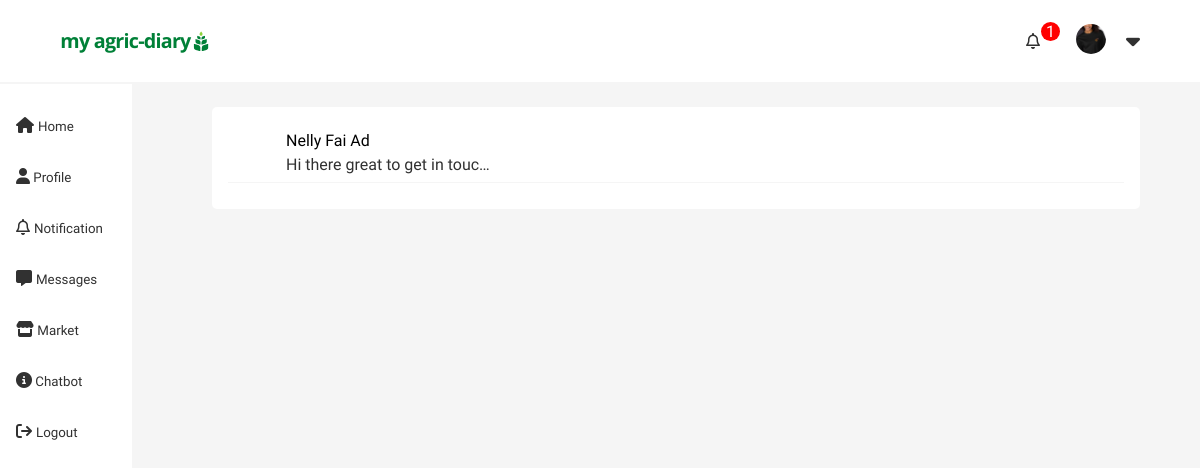
The page /chat/ (signed in) on the database as committed earlier.
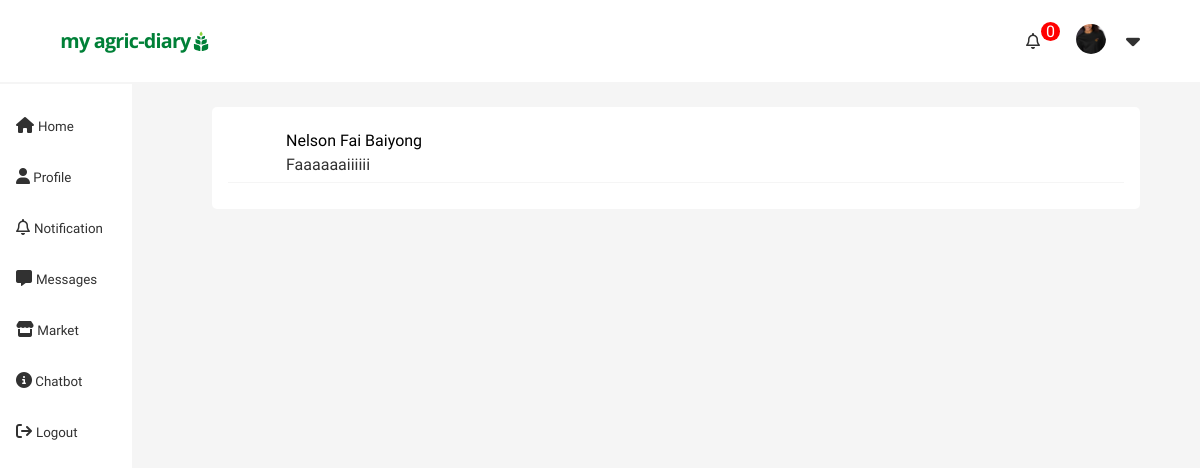
The same page on the database as committed later.
### chat/models.py (models this page shows)
class Thread(models.Model):
    first_person = models.ForeignKey(CustomUser, on_delete=models.CASCADE, null=True, blank=True, related_name='thread_first_person')
    second_person = models.ForeignKey(CustomUser, on_delete=models.CASCADE, null=True, blank=True,
                                     related_name='thread_second_person')
    updated = models.DateTimeField(auto_now=True)
    timestamp = models.DateTimeField(auto_now_add=True)
    objects = ThreadManager()
    class Meta:
        unique_together = ['first_person', 'second_person']

class ChatMessage(models.Model):
    thread = models.ForeignKey(Thread, null=True, blank=True, on_delete=models.CASCADE, related_name='chatmessage_thread')
    user = models.ForeignKey(CustomUser, on_delete=models.CASCADE)
    message = models.TextField()
    timestamp = models.DateTimeField(auto_now_add=True)
    date = models.DateTimeField(auto_now_add=True)

### account/models.py (models this page shows)
class CustomUser(AbstractUser):
    email = models.EmailField(unique=True)
    first_name = models.CharField( max_length=100 , blank=False)
    last_name= models.CharField( max_length=100 , blank=False )
    bio=models.CharField(max_length=400,blank=True, null=True)
    location = CountryField(blank_label='(select country)')
    profile_pic=models.ImageField( upload_to='profilepics/' ,blank=True, null=True,validators=[FileExtensionValidator(['jpg','png',])])
    is_student = models.BooleanField(default=False)
    course = models.CharField(max_length=100 ,blank=True, null=True)
    instituition = models.CharField(max_length=100 ,blank=True, null=True)
    profession=models.CharField(max_length=100 ,blank=True, null=True)
    company = models.CharField(max_length=100 ,blank=True, null=True)
    date_joined = models.DateTimeField( auto_now_add=True)
    is_active = models.BooleanField( default=True)
    username = None
    USERNAME_FIELD = 'email'
    REQUIRED_FIELDS = []
    objects = UserManager()
    def __str__(self):
        return self.last_name

### chat/views.py (the view)
# urls.py: path('',views.chat, name='chatlobby'),
@login_required
def chat (request):
    threads =Thread.objects.by_user(user=request.user).prefetch_related('chatmessage_thread').order_by('timestamp')
    print(f' NUM OF {threads}')
    context = {
        'threads': threads
    }
    return render(request, 'chat/chat.html', context)

### Friends/context_processors.py (called while the page is built)
def friendSuggestions(request):
        if request.user.is_authenticated:
            user = request.user
            network = Network.objects.get(user=request.user)
            friendsuggestions= suggestions(request,network=network)
            return {'friendsuggestions':friendsuggestions,'mynetwork':network}
        else:
                return {}

def suggestions(request, network):
    friends = network.following.all()
    user=request.user
    print(friends)
    suggestions =Network.objects.filter(
        following__in = friends).exclude(id=network.id).distinct()
    return suggestions

### chat/models.py (called while the page is built)
    def by_user(self, **kwargs):
        user=kwargs.get('user')
        lookup = Q(first_person= user ) | Q( second_person = user)
        qs = self.get_queryset().filter(lookup).distinct()
        return qs

### notification/context_processors.py (called while the page is built)
def notificationCount(request):
        if request.user.is_authenticated:
            user = request.user
            notification = NotificationUser.objects.get(user = user)
            count = notification.mynotification.all().filter(is_read = False)
            return {'count':count.count}
        else:
                return {}

### chat/templates/chat/chat.html (shortened to what this page needs)
{% extends 'main/base.html'%}
{% block content %}
{% load static %}
<div class="grid-container">
<main>
		{% for thread in threads %}
					<div class="contact-item">
							<a href=" {% url 'chatroom' thread.id %}">
								{% if thread.first_person == user %}
									<div class="flex">
										{% if thread.second_person.profile_pic %}
										 <span class="roundedprofile" style="background:url('{{ thread.second_person.profile_pic.url}}') ;background-position: center; background-size: contain;">
										</span>
										{% else %}
										<span><img src="https://encrypted-tbn0.gstatic.com/images?q=tbn:ANd9GcR9RzmCAKhjBMu6GN8LHxNLTw8Vt347xfIXWA&usqp=CAU" alt="" width="30px"></span>
										{% endif%}
										<div>
											<div class="contact-name"> {{ thread.second_person.get_full_name|title }} </div>
											<div class="lastmessage"> {{thread.chatmessage_thread.last.message | truncatechars:40 }} </div>
											<span> {{thread.chatmessage_thread.last.message.whenpublished}}</span>
										</div>
									</div>
								{% else %}
								<div class="flex">
									{% if thread.first_person.profile_pic %}
									<span class="roundedprofile" style="background:url('{{ thread.first_person.profile_pic.url}}') ;background-position: center; background-size: contain;">
									</span>
									{%else%}
									<img src="https://encrypted-tbn0.gstatic.com/images?q=tbn:ANd9GcR9RzmCAKhjBMu6GN8LHxNLTw8Vt347xfIXWA&usqp=CAU" alt="" width="30px">
									{%endif%}
									<div>
										<div class="contact-name"> {{ thread.first_person.get_full_name|title }} </div>
										<div class="lastmessage"> {{thread.chatmessage_thread.last.message | truncatechars:30 }} </div>
									</div>
								</div>
								{% endif %}
							</a>
					</div>
		{% endfor %}
</main>
</div>
{%endblock%}

### templates/main/base.html (shortened to what this page needs)
{% load static %}
<!DOCTYPE html>
<html lang="en">
<head>
    <link rel="stylesheet" href="{% static 'styles/mainstyle.css'%}">
    <link rel="stylesheet" href="{% static stylesheet %}">
</head>
<body>
        <header>
            <div class="logo">
             <a href="../../../">   <img src="{% static 'images/my agric-diary.png'%}" width="100%"></a>
            </div>
            <div class="header-right">
                    {% if request.user.is_authenticated %}
                            <span>
                                <a href="{% url 'notification' %}">
                                    <span class="notification-wrapper">
                                        <span class="notification-counter">
                                               <span><i class="fa-regular fa-bell"> </i> </span>
                                                <span id="counter"> {{count}} </span>
                                        </span>
                                    </span>
                                </a>
                            </span>
                        <span>
                            {% if request.user.profile_pic %}
                            <a href="{% url 'profile' request.user.id %}">
                                <div class="roundedprofile" style="background:url('{{request.user.profile_pic.url}}') ;background-position: center; background-size: contain;">  </div> </a>
                            {% else %}
                            <a href="{% url 'profile' request.user.id %}">   <img src="https://encrypted-tbn0.gstatic.com/images?q=tbn:ANd9GcR9RzmCAKhjBMu6GN8LHxNLTw8Vt347xfIXWA&usqp=CAU" alt="" width="30px"></a>
                            {% endif %}
                        </span>
                            <span class="dropdown">
                                <span class="dropbtn" onclick="myFunction(data='myDropdown{{article.id}}')"> <i class="fa-solid fa-caret-down"></i></span>
                              </span>
                    {% else %}
                        <span> <a href="{% url 'login' %}"> Login </a> </span>
                        <span> <a href="{% url 'signup' %}"> Signup </a></span>
                    {% endif %}
            </div>
        </header>
   <div class="flex-container">
    <div class="bodynav_right">
        <a href="../../../"> <i class="fa-solid fa-house"></i> <small> Home </small></a>
        <a href="{% url 'profile'  request.user.id %}"> <i class="fa-solid fa-user"></i><small>  Profile</small> </a>
        <a href="{% url 'notification' %}"> <i class="fa-regular fa-bell"></i> <small> Notification </small>  </a>
        <a href="{% url 'chatlobby' %}"> <i class="fa-solid fa-message"></i>  <small> Messages </small></a>
        <a href="{% url 'market' %}"> <i class="fa-solid fa-store"></i><small>  Market </small> </a>
        <a href="{% url 'ai_room' %}"> <i class="fa-solid fa-circle-info"></i><small> Chatbot </small>  </a>
        <a href="{% url 'logout' %}"><i class="fa-solid fa-arrow-right-from-bracket"></i> <small> Logout  </small></a>
    </div>
        {% block content %}
        {% endblock%}
    </div>
</body>
</html>

Rows that differ between the two databases and show on the page:
changed through a linked row, Thread: first_person.get_full_name "Nelly Fai Ad" → "Nelson Fai Baiyong"; chatmessage_thread.last.message "Hi there great to get in touc…" → "Faaaaaaiiiiii"
Other text that changed with them:
{{ count }}: "1" → "0"
